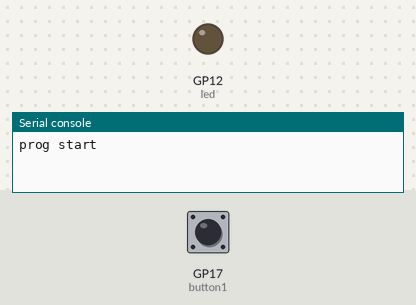
Bench run of a program on a simulated Raspberry Pi Pico running MicroPython. On the bench: output pins drawn as LEDs (lit = HIGH), the last lines printed to the serial console. Inputs (shaded band) come from the test bench; at power-on: GP17 (button1) HIGH.

Above: at 1.2 s.
1.3 s: GP17 (button1) pulled LOW for 0.15 s
At 2.1 s:
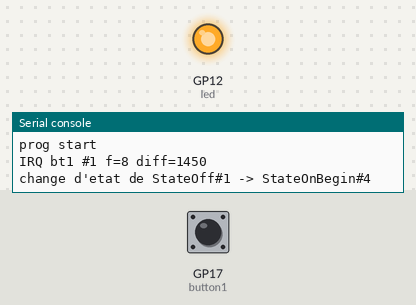
Timing chart, 0 to 4.3 s (numbered marks = the images above; inputs shaded):
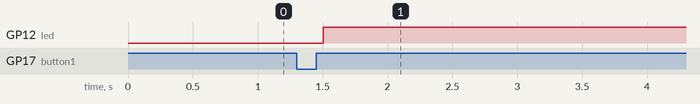

The program:

fsm4-1button1LED_with_IRQ_timer.py
```python
''' fsm4 : 1 seul bouton pour passer dans les 5 états On/Off/Clignotte/OnBegin/OffBegin cf le drawio fsm4.
    Double click sur le bouton pour passer en Clignotte. Le clignotte lance un timer et reboucle sur lui-même pour gérer le clignottement.
    5 états: 3 états stables : Off/On/Clignotte + 2 états intermédiaires : OnBegin/OffBegin.
    Transitions: Off->bt1->OnBegin->timer 1s->On->bt1->OffBegin->timer 1s->Off  et  OnBegin|OffBegin->bt1->Clignotte->bt1->OffBegin.
    Par rapport aux autres, celui-ci ne déclenche pas les run_state régulièrement mais seulement quand on change d'état
      ou au besoin (cas Clignotte run_state dans le timer).
    NOTE PG : je pense que l'idée du "double clic" est à abandonner à cause des rebonds avec l'IRQ. Ca fonctionnerai mieux avec 2 boutons.
    C'est une machine à état de système synchrone car le test des transitions est fait de manière synchrone toutes les X millisecondes.
    exemple créé à partir de lesson18 et des vidéos suivantes :
    https://www.youtube.com/watch?v=HJx3DeW7J4Q (FR)
    https://www.youtube.com/watch?v=Ar1CYfRxs38&list=PLEVjCycRK1D0YvSf9bTjISthjLdoXacy8&index=20 (FR codé en C)
    https://www.youtube.com/watch?v=p1gv4x01zNQ (FR codé en unity)
    https://www.youtube.com/watch?v=E45v2dD3IQU (EN codé en python)
'''

from machine import Pin, Timer
import time
button1 = Pin(17, Pin.IN, Pin.PULL_UP) # Pin.PULL_UP indique que l'on veut que cette pin soit relié à un courant de 3.3V et une résistance de 10 ohm. L'autre patte du bouton relié à GND.
led = Pin(12, Pin.OUT)

wait_seconds = 0.1 # délai entre 2 boucles qui vérifie les transitions et change d'état
clignotte_seconds = 0.4
twice_button_seconds = 1 # délai max entre 2 clics du même bouton
timer_worker:Timer|None = None # contiendra une instance de Timer() dans l'état Clignotte ou les 2 états : OnBegin et OffBegin
button_bounce_seconds = 0.3 # délai au dessous duquel, on considère que c'est un rebond du bouton (un "faux" appui)
button_bounce_milliseconds = int(button_bounce_seconds * 1000) # =300

class SState():
    val:int
    def __str__(self) -> str:
        return f"{self.__class__.__name__}#{self.val}"
class StateOff(SState): val=1
class StateOn(SState):  val=2
class StateClignotte(SState):  val=3
class StateOnBegin(SState):  val=4
class StateOffBegin(SState): val=5

# Cette classe n'est là que pour clarifier l'utilisation des états et se rapprocher d'un enum (qui n'existe pas en micropython)
class State():
    Off         = StateOff()
    On          = StateOn()
    OnBegin     = StateOnBegin()
    OffBegin    = StateOffBegin()
    Clignotte   = StateClignotte()

def run_state(state:SState):
    '''fonction qui exécute l'état'''
    global current_led_value
    if state == State.Off or state == State.OffBegin:
        led.value(False)
    elif state == State.On or state == State.OnBegin:
        led.value(True)
    elif state == State.Clignotte:
        led.toggle()

def change_state(state:SState):
    '''fonction qui réalise le changement d'état.
        Cette fonction n'a pas beaucoup d'intérêt sauf pour réaliser des opérations quand on entre ou qu'on quitte un état
    '''
    global current_state
    if current_state != state:
        leave_state(current_state) # avant de changer, on quitte l'ancien état

        # change l'état
        print(f"change d'etat de {current_state} -> {state}")
        current_state = state

        enter_state(state) # après avoir changé, on entre dans le nouvel état

def enter_state(state:SState):
    '''point d'entrée où on peut exécuter des choses quand on entre dans l'état'''
    global timer_worker, clignotte_seconds, twice_button_seconds, timer_begin_finished
    if state == State.Clignotte:
        timer_worker = Timer()
        timer_worker.init(mode=Timer.PERIODIC, period=int(clignotte_seconds*1000), callback=timer_worker_callback)
    if state == State.OnBegin or state == State.OffBegin:
        timer_worker = Timer()
        timer_worker.init(mode=Timer.ONE_SHOT, period=int(twice_button_seconds*1000), callback=timer_worker_callback)
        timer_begin_finished = False

def leave_state(state:SState):
    '''point d'entrée où on peut exécuter des choses quand on sort de l'état'''
    global timer_worker, timer_begin_finished
    if state == State.Clignotte or state == StateOnBegin or state == StateOffBegin:
        if timer_worker != None:
            timer_worker.deinit() # arrête le timer !
            timer_worker = None
            timer_begin_finished = False


def transitions() -> SState | None:
    '''fonction qui teste s'il y a des transitions déclenchées et si c'est le cas change d'état'''
    global current_state, bt1_pressed, timer_begin_finished
    new_state = None
    if current_state == State.Off:
        if bt1_pressed:
            bt1_pressed = 0
            new_state = State.OnBegin
    elif current_state == State.OnBegin:
        if timer_begin_finished:
            timer_begin_finished = False
            new_state = State.On
        elif bt1_pressed:
            bt1_pressed = 0
            new_state = State.Clignotte
    elif current_state == State.On:
        if bt1_pressed:
            bt1_pressed = 0
            new_state = State.OffBegin
    elif current_state == State.Clignotte:
        if bt1_pressed:
            bt1_pressed = 0
            new_state = State.OffBegin
    elif current_state == State.OffBegin:
        if timer_begin_finished:
            timer_begin_finished = False
            new_state = State.Off
        elif bt1_pressed:
            bt1_pressed = 0
            new_state = State.Clignotte

    if new_state != None:
        change_state(new_state)
    return new_state

timer_begin_finished = False
def timer_worker_callback(timer):
    '''fonction appelée à chaque tick du timer (seulement dans l'état Clignotte)
    '''
    global current_state, timer_begin_finished
    if current_state == State.OnBegin or current_state == State.OffBegin:
        timer_begin_finished = True
    if current_state == State.Clignotte:
        run_state(current_state)

bt1_pressed = 0
bt1_clicked_last_time = time.ticks_ms()
def button1_clicked_callback(pin):
    '''fonction appelée lors de l'interruption de l'irq : ici lorsque le button1 est appuyé
    '''
    global bt1_pressed, button_bounce_milliseconds, bt1_clicked_last_time
    bt1_clicked_new_time = time.ticks_ms()
    bt1_clicked_diff_time = time.ticks_diff(bt1_clicked_new_time, bt1_clicked_last_time)
    # gestion du rebond du bouton
    if bt1_clicked_diff_time < button_bounce_milliseconds:
        print(f"IRQ bt1 ignored #{bt1_pressed} f={pin.irq().flags()} diff={bt1_clicked_diff_time}")
        return # ne fait rien, on part du principe que c'est un rebond du bouton qui a déclencher à nouveau ce callback par erreur

    bt1_clicked_last_time = bt1_clicked_new_time
    # le bouton a été cliqué 1 fois
    bt1_pressed += 1
    print(f"IRQ bt1 #{bt1_pressed} f={pin.irq().flags()} diff={bt1_clicked_diff_time}")


############### MAIN #################

current_state:SState = State.Off # init
# IRQ :
button1.irq(trigger=Pin.IRQ_RISING, handler=button1_clicked_callback) # Définit un IRQ avec callback button1_clicked, en IRQ_FALLING car la pin du button1 est en PULL_UP

print('prog start')
run_state(current_state)
while True: # boucle de gestion des inputs et des transitions associées
    try:
        if transitions() is not None: # vérifie s'il y a des nouvelles transitions
            run_state(current_state) # s'il y a eu un changement d'état, l'exécute
        # TODO : demander comment gérer autrement le KeyboardInterrupt ?
        time.sleep(wait_seconds)
    except KeyboardInterrupt: # Ctrl-C
        break

print('prog end')
led.off()
```

Measured:
- after the input at 1.3 s, GP12 (led): LOW → HIGH after 0.20 s
